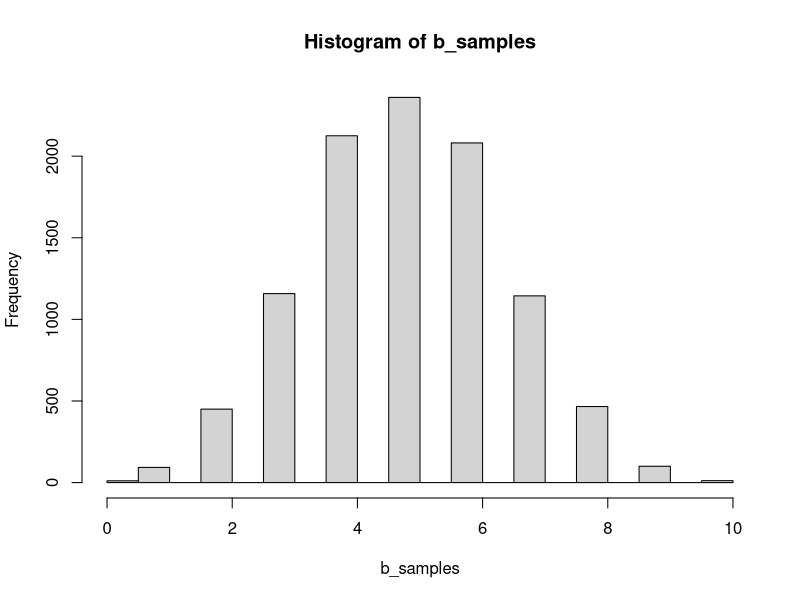
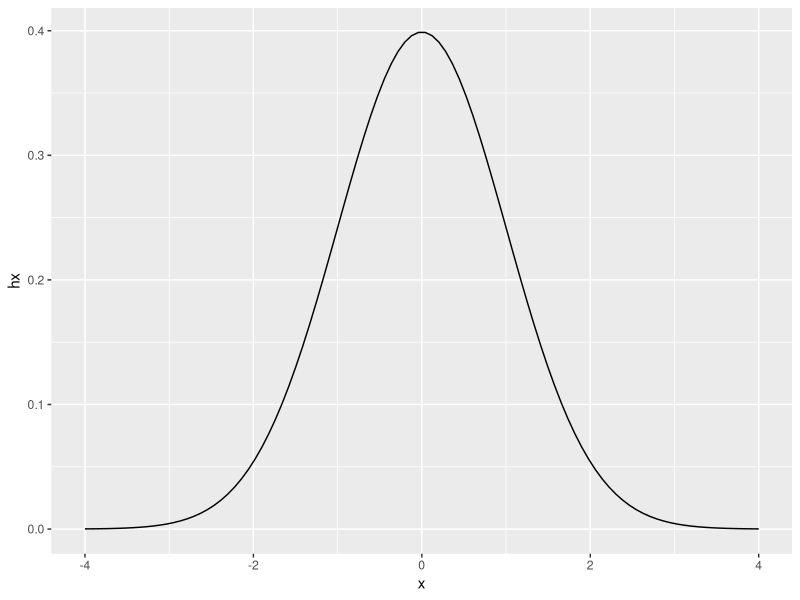

Write R code to recreate these figures, in order. (Note: this script raises an error after producing the figures.)
## ---- chunk 1
knitr::opts_chunk$set(message=FALSE,warning=FALSE, cache=TRUE)
## ---- chunk 2
pbinom(q=3, size = 16, prob = 0.25, lower.tail = FALSE)
  #q=size of questions you DON'T get right, this funciton automatically   takes the lower tail, so if you want upper tail, you must specify that

## ---- chunk 3
rbinom(n=10, size=2, prob = 0.5)
  #calls staring with "r" will give you a random number 
  #n=number of coins you have 
  #size=number of flips that you have 
  #This will spit out the number of heads that you get 

## ---- chunk 4
b_samples <- rbinom(n=10000, size=10, prob = 0.5)
hist(b_samples)
table(b_samples)/sum(b_samples)
  #this gives you the probability of 0 heads, 1 head and 2 heads in this   sample. This prob. will change sample to sample. 
## ---- chunk 5
x<- seq(-4,4, length=100)
hx <- dnorm(x)
my_df <- data.frame(x, hx)
library(ggplot2)
ggplot(data = my_df, aes(x=x, y=hx)) +
  geom_line()

#This gives a point (likelihood)
dnorm(x=-2, mean=0, sd-1)

## ---- chunk 6

pnorm(q=0, mean=0, sd=1, lower.tail = TRUE)
  #q=where do you want to start calculating area, on x

## ---- chunk 7
#Area between 1 and -1
pnorm(q=1, mean=0, sd=1, lower.tail = TRUE) - pnorm(q=-1, mean=0, sd=1, lower.tail = TRUE)
## ---- chunk 8
rnorm(n=10, mean=0, sd=1)
  #generates 10 numbers from the normal distribution, with mean=0 and     sd=1

## ---- chunk 9

numbers <- rnorm(n=1000000, mean=0, sd=1)
mean(numbers > -1 & numbers < 1)


## ---- chunk 10
#Normally distributed, mean=100, sd=15
#There are two ways to do this, mathimatically using the normal curve and then by sampling 100 people and average their IQs. 

#Mathimatically: 
pnorm(q=125, mean=100, sd=15, lower.tail = TRUE)

#Simulating it: 
IQnumbers <- rnorm(n=10000000, mean = 100, sd=15)
mean(IQnumbers < 125)
  #the greater the sample size, the closer you get to the mathematical    way

## ---- chunk 11
pnorm(q=125, mean=100, sd=15, lower.tail = FALSE)
## ---- chunk 12
qnorm(p=0.15, mean=0, sd=1, lower.tail = TRUE)
  #give a probaility and get value. 

pnorm(q=-1, mean=0, sd=1, lower.tail = TRUE)
  #in pnorm you give a value and get a   probability 

## ---- chunk 13
iq_small_sample <-rnorm(n=5, mean=100, sd=15)
hist(iq_small_sample)
mean(iq_small_sample)

#divide by N
sqrt(sum((iq_small_sample-mean(iq_small_sample))^2) / (length(iq_small_sample)))

#divide by N-1
sd(iq_small_sample)

#Simulating why we use N vs N-1
n_exp <- 1000
n_samples <- c(1:10)
means_of_samples <- c()
sds_of_samples_uncorrected <- c()

for (this_samples_n in n_samples) {
  this_samples_mean <- c()
  this_samples_sd <- c()
  for (i in 1:n_exp) {
    iq_sample <- rnorm(n=this_samples_n, mean=100, sd=15)
    this_samples_mean[i] <- mean(iq_sample)
    this_samples_sd [1] <-sqrt(sum((iq_small_sample-mean(iq_small_sample))^2) / (length(iq_small_sample)))
  }
  means_of_samples[this_samples_n] <- mean(this_samples_mean)
  sds_of_samples_uncorrected[this_samples_n] <- mean(this_samples_sd)
}

result <- data.frame (n=n_samples, 
                      means=means_of_samples, 
                      sds=sds_of_samples_uncorrected)


library(ggplot2)
ggplot(results, aes(x=n, y=means)) +
  geom_line(color='red') +
  geom_point() +
  geom_hline(yintercept = 100) +
  ylim(c(95, 105))

ggplot(results, aes(x=n, y=sds))+
  geom_line(color='red') +
  geom_point()+
  geom_hline(yintercept = 15) +
  ylim(c(-1,17))

## ---- chunk 14
mean_differnces <- c() 
sample_size <- 100
n_exps <- 1000 
pop_mean <- 70
pop_sd <- 20

for (i in 1:n_exps){
group_experimental <- rnorm(n=sample_size, mean=pop_mean, sd=pop_sd) 
group_control <- rnorm(n=sample_size, mean=pop_mean, sd=pop_sd)
mean_differnces[i] <- mean(group_experimental) -mean(group_control)
}

hist(mean_differnces, breaks=20)


pnorm(q=6, mean=mean(mean_differnces), sd = sd(mean_differnces), lower.tail = FALSE) + pnorm(q=-6, mean=mean(mean_differnces), sd = sd(mean_differnces), lower.tail = TRUE)

## ---- chunk 15
mean_differnces <- c() 
sample_size <- 20
n_exps <- 1000 
pop_mean <- 70
pop_sd <- 20

group_exp <- rnorm(n=sample_size, mean=pop_mean, sd=pop_sd) 
group_ctl <- rnorm(n=sample_size, mean=pop_mean, sd=pop_sd)
group_both <- c(group_exp, group_ctl)
group_assignments <- rep(c("a", "b"), each=sample_size)


sample(group_assignments) #shuffles the group assignments 

for (i in 1:n_exps) {
  shuffled_grp_assignments <- sample(group_assignments)
  group_exp_shuffled <- group_both[shuffled_grp_assignments=="a"]
  group_ctl_shuffled <- group_both[shuffled_grp_assignments=="b"]
  mean_differnces[i] <- mean(group_exp_shuffled) -mean(group_ctl)
}

hist(mean_differnces, breaks = 20)

quantile(mean_differnces, c(0.025, 0.975))

## ---- chunk 16
mean_differnces <- c() 
sample_size <- 20
n_exps <- 1000 
pop_mean <- 70
pop_sd <- 20

group_exp <- runif(n=sample_size, min=50, max=100) 
group_ctl <- runif(n=sample_size, min=50, max=100) 
group_both <- c(group_exp, group_ctl)
group_assignments <- rep(c("a", "b"), each=sample_size)


sample(group_assignments) #shuffles the group assignments 

for (i in 1:n_exps) {
  shuffled_grp_assignments <- sample(group_assignments)
  group_exp_shuffled <- group_both[shuffled_grp_assignments=="a"]
  group_ctl_shuffled <- group_both[shuffled_grp_assignments=="b"]
  mean_differnces[i] <- mean(group_exp_shuffled) -mean(group_ctl)
}

hist(mean_differnces, breaks = 20)

quantile(mean_differnces, c(0.025, 0.975))

